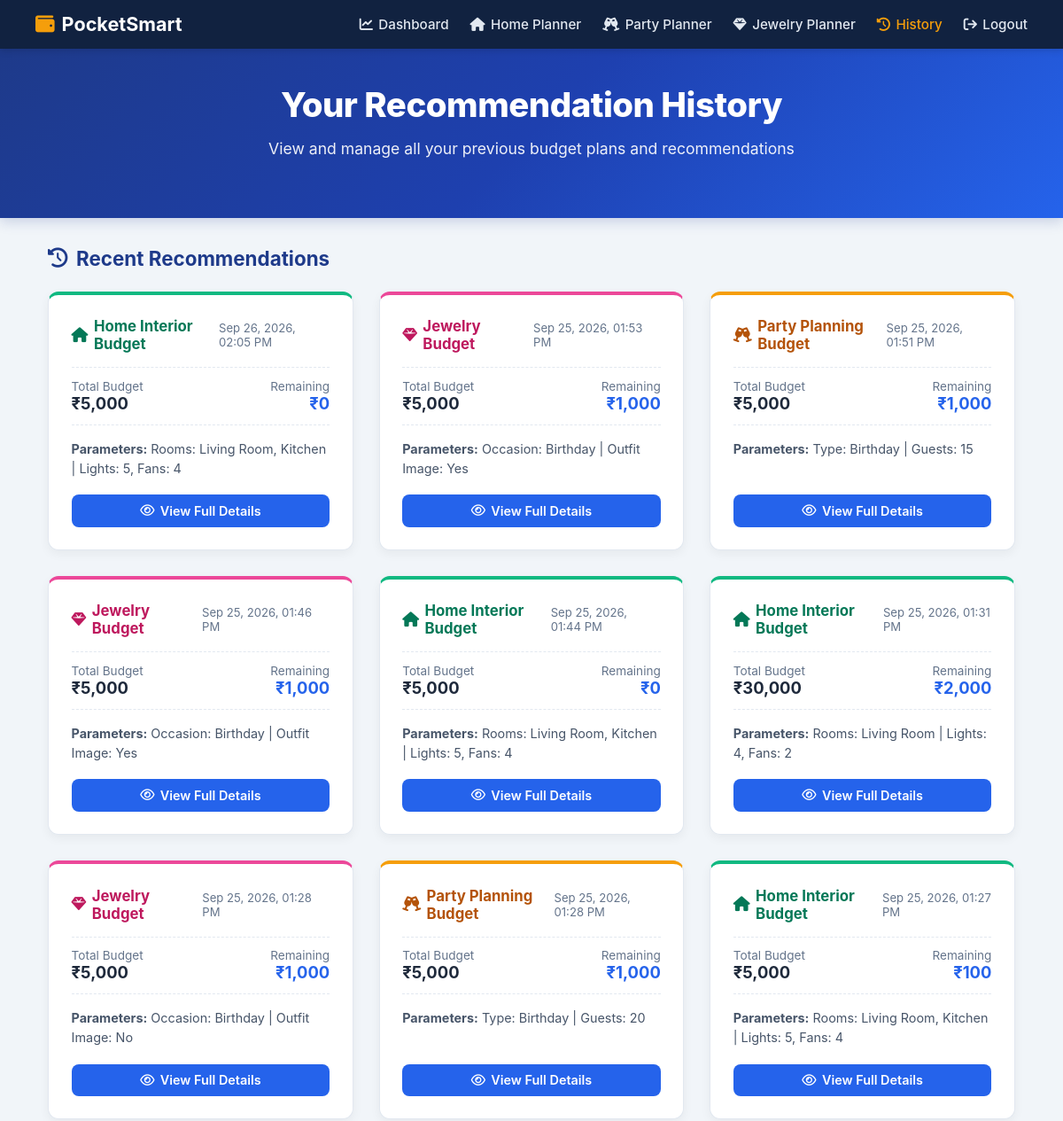
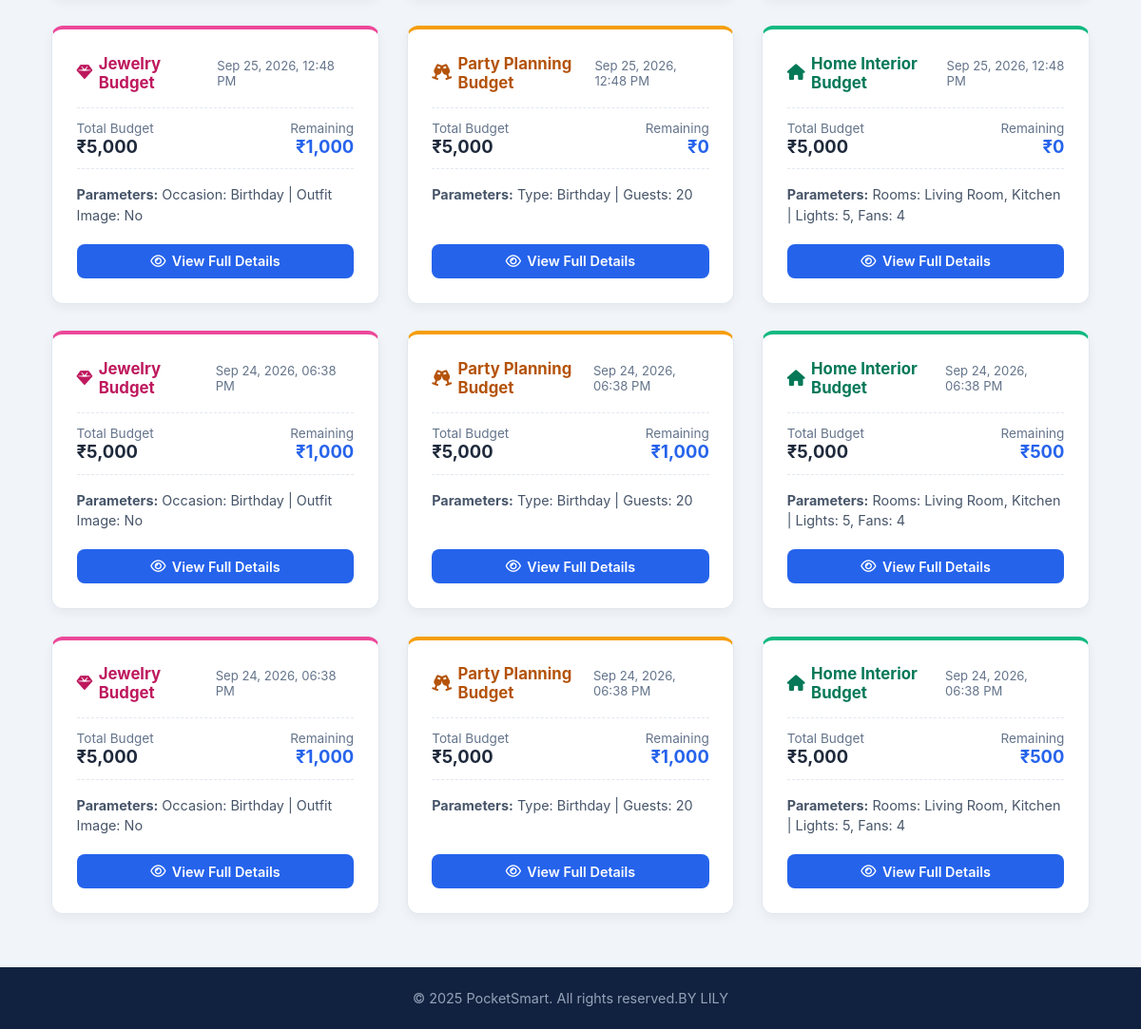
The app's page /history (signed in) with its own data (2 pictures, top to bottom).
### tables this page shows
CREATE TABLE recommendations (
        id TEXT PRIMARY KEY,
        username TEXT NOT NULL,
        timestamp TEXT NOT NULL,
        recommendation_type TEXT NOT NULL,
        input_data TEXT NOT NULL,
        input_summary TEXT NOT NULL,
        result_summary TEXT NOT NULL,
        full_result TEXT NOT NULL,
        FOREIGN KEY (username) REFERENCES users (username)
    );

### app.py (the view)
@app.get("/history", response_class=HTMLResponse)
async def history_page(request: Request):
    current_user = await get_current_user_optional(request)
    if not current_user:
        return RedirectResponse(url="/login", status_code=status.HTTP_302_FOUND)
    user_history = database.get_user_recommendations(current_user.username)
    return templates.TemplateResponse(
        request=request,
        name="history.html",
        context={"user": current_user, "history": user_history}
    )

### templates/history.html (shortened to what this page needs)
<!DOCTYPE html>
<html lang="en">
<head>
  <link rel="stylesheet" href="/static/styles.css">
  <link rel="stylesheet" href="https://cdnjs.cloudflare.com/ajax/libs/font-awesome/6.4.0/css/all.min.css">
</head>
<body>
  <nav class="navbar">
    <a href="/dashboard" class="nav-brand">
      <i class="fa-solid fa-wallet"></i> PocketSmart
    </a>
    <ul class="nav-links">
      <li><a href="/dashboard"><i class="fa-solid fa-chart-line"></i> Dashboard</a></li>
      <li><a href="/home-planner"><i class="fa-solid fa-house"></i> Home Planner</a></li>
      <li><a href="/party-planner"><i class="fa-solid fa-champagne-glasses"></i> Party Planner</a></li>
      <li><a href="/jewelry-planner"><i class="fa-solid fa-gem"></i> Jewelry Planner</a></li>
      <li><a href="/history" class="active"><i class="fa-solid fa-clock-rotate-left"></i> History</a></li>
      <li><a href="/logout"><i class="fa-solid fa-arrow-right-from-bracket"></i> Logout</a></li>
    </ul>
  </nav>
  <section class="hero-banner" style="padding: 2.5rem 1.5rem;">
    <div class="container">
      <h1 style="font-size: 2.4rem;">Your Recommendation History</h1>
      <p style="font-size: 1.1rem;">
        View and manage all your previous budget plans and recommendations
      </p>
    </div>
  </section>
  <main class="main-content">
    <div class="container">
      <div style="display: flex; align-items: center; gap: 0.6rem; font-size: 1.4rem; font-weight: 700; color: #1e3a8a; margin-bottom: 1.5rem;">
        <i class="fa-solid fa-clock-rotate-left"></i> Recent Recommendations
      </div>
      <div class="history-grid" id="historyGrid">
        {% if history and history|length > 0 %}
          {% for item in history %}
            <div class="history-card {{ item.type }}">
              <div class="history-card-header">
                <span class="history-badge">
                  {% if item.type == 'home' %}
                    <i class="fa-solid fa-house"></i> Home Interior Budget
                  {% elif item.type == 'party' %}
                    <i class="fa-solid fa-champagne-glasses"></i> Party Planning Budget
                  {% else %}
                    <i class="fa-solid fa-gem"></i> Jewelry Budget
                  {% endif %}
                </span>
                <span class="history-date">{{ item.timestamp }}</span>
              </div>
              <div class="history-budget-row">
                <div>
                  <div class="history-budget-item">Total Budget</div>
                  <div class="history-budget-val">₹{{ "{:,.0f}".format(item.input_data.get('total_budget', 0)) }}</div>
                </div>
                <div style="text-align: right;">
                  <div class="history-budget-item">Remaining</div>
                  <div class="history-budget-val" style="color: #2563eb;">₹{{ "{:,.0f}".format(item.full_result.get('remaining_budget', 0)) }}</div>
                </div>
              </div>
              <div class="history-details-text">
                <p><strong>Parameters:</strong> {{ item.input }}</p>
              </div>
              <button onclick="openModal('{{ item.id }}')" class="btn-view-details">
                <i class="fa-regular fa-eye"></i> View Full Details
              </button>
            </div>
          {% endfor %}
        {% endif %}
      </div>
    </div>
  </main>
  <footer class="footer">
    <div class="container">
      <p>© 2025 PocketSmart. All rights reserved.BY LILY</p>
    </div>
  </footer>
</body>
</html>

### static/styles.css (style rules this page uses)
:root { --primary: #1e3a8a; --primary-hover: #172554; --primary-light: #2563eb; --accent-gold: #f59e0b; --accent-orange: #ea580c; --bg-page: #f1f5f9; --card-bg: #ffffff; --text-dark: #1e293b; --text-muted: #64748b; --border-color: #e2e8f0; --success: #10b981; }
* { box-sizing: border-box; margin: 0; padding: 0; font-family: -apple-system, BlinkMacSystemFont, "Segoe UI", Roboto, Oxygen, Ubuntu, Cantarell, "Helvetica Neue", sans-serif; }
body { background-color: var(--bg-page); color: var(--text-dark); min-height: 100vh; display: flex; flex-direction: column; }
.navbar { background-color: #112240; color: #ffffff; display: flex; justify-content: space-between; align-items: center; padding: 0.9rem 2.5rem; box-shadow: 0 2px 8px rgba(0, 0, 0, 0.15); position: sticky; top: 0; z-index: 100; }
.nav-brand { display: flex; align-items: center; gap: 0.5rem; font-size: 1.35rem; font-weight: 700; color: #ffffff; text-decoration: none; }
.nav-brand i { color: var(--accent-gold); }
.nav-links { display: flex; align-items: center; gap: 1.5rem; list-style: none; }
.nav-links a { color: #e2e8f0; text-decoration: none; font-size: 0.95rem; font-weight: 500; display: flex; align-items: center; gap: 0.4rem; transition: color 0.2s ease; }
.nav-links a:hover, .nav-links a.active { color: var(--accent-gold); }
.hero-banner { background: linear-gradient(135deg, #1e3a8a 0%, #1e40af 50%, #2563eb 100%); color: #ffffff; text-align: center; padding: 3.5rem 1.5rem; margin-bottom: 2rem; box-shadow: 0 4px 14px rgba(30, 58, 138, 0.2); }
.hero-banner h1 { font-size: 2.5rem; font-weight: 800; margin-bottom: 0.8rem; letter-spacing: -0.5px; }
.hero-banner p { font-size: 1.1rem; max-width: 650px; margin: 0 auto 1.5rem auto; opacity: 0.92; line-height: 1.6; }
.main-content { flex: 1; padding-bottom: 3.5rem; }
.container { max-width: 1140px; margin: 0 auto; padding: 0 1.5rem; }
.history-grid { display: grid; grid-template-columns: repeat(auto-fit, minmax(320px, 1fr)); gap: 1.8rem; margin-top: 1.5rem; }
.history-card { background-color: #ffffff; border-radius: 12px; padding: 1.6rem; box-shadow: 0 4px 12px rgba(0, 0, 0, 0.05); border: 1px solid var(--border-color); position: relative; display: flex; flex-direction: column; }
.history-card.home { border-top: 4px solid #10b981; }
.history-card.party { border-top: 4px solid #f59e0b; }
.history-card.jewelry { border-top: 4px solid #ec4899; }
.history-card-header { display: flex; justify-content: space-between; align-items: center; margin-bottom: 1rem; }
.history-badge { font-size: 1.05rem; font-weight: 700; display: flex; align-items: center; gap: 0.4rem; }
.history-card.home .history-badge { color: #047857; }
.history-card.party .history-badge { color: #b45309; }
.history-card.jewelry .history-badge { color: #be185d; }
.history-date { font-size: 0.82rem; color: var(--text-muted); }
.history-budget-row { display: flex; justify-content: space-between; padding: 0.8rem 0; border-top: 1px dashed #e2e8f0; border-bottom: 1px dashed #e2e8f0; margin-bottom: 1rem; }
.history-budget-item { font-size: 0.85rem; color: var(--text-muted); }
.history-budget-val { font-size: 1.15rem; font-weight: 700; color: #1e293b; }
.history-details-text { font-size: 0.9rem; color: #475569; line-height: 1.5; margin-bottom: 1.2rem; flex: 1; }
.btn-view-details { background-color: #2563eb; color: #ffffff; border: none; padding: 0.6rem 1rem; border-radius: 8px; font-size: 0.9rem; font-weight: 600; cursor: pointer; transition: all 0.2s; display: flex; align-items: center; justify-content: center; gap: 0.4rem; }
.footer { background-color: #112240; color: #94a3b8; text-align: center; padding: 1.5rem; font-size: 0.9rem; margin-top: auto; }

### records on screen
recommendations: recommendation_type "home" (drawn), timestamp "Sep 26, 2026, 02:05 PM", input_data "5,000", full_result "0", input "Rooms: Living Room, Kitchen | Lights: 5, Fans: 4"
recommendations: recommendation_type "jewelry" (drawn), timestamp "Sep 25, 2026, 01:53 PM", input_data "5,000", full_result "1,000", input "Occasion: Birthday | Outfit Image: Yes"
recommendations: recommendation_type "party" (drawn), timestamp "Sep 25, 2026, 01:51 PM", input_data "5,000", full_result "1,000", input "Type: Birthday | Guests: 15"
recommendations: recommendation_type "jewelry" (drawn), timestamp "Sep 25, 2026, 01:46 PM", input_data "5,000", full_result "1,000", input "Occasion: Birthday | Outfit Image: Yes"
recommendations: recommendation_type "home" (drawn), timestamp "Sep 25, 2026, 01:44 PM", input_data "5,000", full_result "0", input "Rooms: Living Room, Kitchen | Lights: 5, Fans: 4"
recommendations: recommendation_type "home" (drawn), timestamp "Sep 25, 2026, 01:31 PM", input_data "30,000", full_result "2,000", input "Rooms: Living Room | Lights: 4, Fans: 2"
recommendations: recommendation_type "jewelry" (drawn), timestamp "Sep 25, 2026, 01:28 PM", input_data "5,000", full_result "1,000", input "Occasion: Birthday | Outfit Image: No"
recommendations: recommendation_type "party" (drawn), timestamp "Sep 25, 2026, 01:28 PM", input_data "5,000", full_result "1,000", input "Type: Birthday | Guests: 20"
recommendations: recommendation_type "home" (drawn), timestamp "Sep 25, 2026, 01:27 PM", input_data "5,000", full_result "100", input "Rooms: Living Room, Kitchen | Lights: 5, Fans: 4"
recommendations: recommendation_type "jewelry" (drawn), timestamp "Sep 25, 2026, 12:48 PM", input_data "5,000", full_result "1,000", input "Occasion: Birthday | Outfit Image: No"
recommendations: recommendation_type "party" (drawn), timestamp "Sep 25, 2026, 12:48 PM", input_data "5,000", full_result "0", input "Type: Birthday | Guests: 20"
recommendations: recommendation_type "home" (drawn), timestamp "Sep 25, 2026, 12:48 PM", input_data "5,000", full_result "0", input "Rooms: Living Room, Kitchen | Lights: 5, Fans: 4"
recommendations: recommendation_type "jewelry" (drawn), timestamp "Sep 24, 2026, 06:38 PM", input_data "5,000", full_result "1,000", input "Occasion: Birthday | Outfit Image: No"
recommendations: recommendation_type "party" (drawn), timestamp "Sep 24, 2026, 06:38 PM", input_data "5,000", full_result "1,000", input "Type: Birthday | Guests: 20"
recommendations: recommendation_type "home" (drawn), timestamp "Sep 24, 2026, 06:38 PM", input_data "5,000", full_result "500", input "Rooms: Living Room, Kitchen | Lights: 5, Fans: 4"
recommendations: recommendation_type "jewelry" (drawn), timestamp "Sep 24, 2026, 06:38 PM", input_data "5,000", full_result "1,000", input "Occasion: Birthday | Outfit Image: No"
recommendations: recommendation_type "party" (drawn), timestamp "Sep 24, 2026, 06:38 PM", input_data "5,000", full_result "1,000", input "Type: Birthday | Guests: 20"
recommendations: recommendation_type "home" (drawn), timestamp "Sep 24, 2026, 06:38 PM", input_data "5,000", full_result "500", input "Rooms: Living Room, Kitchen | Lights: 5, Fans: 4"
